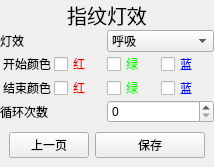
          <widget class="QWidget" name="page_finger_rgb">
           <layout class="QVBoxLayout" name="verticalLayout_20">
            <property name="spacing">
             <number>0</number>
            </property>
            <property name="leftMargin">
             <number>0</number>
            </property>
            <property name="topMargin">
             <number>0</number>
            </property>
            <property name="rightMargin">
             <number>0</number>
            </property>
            <property name="bottomMargin">
             <number>0</number>
            </property>
            <item>
             <widget class="QLabel" name="label_9">
              <property name="font">
               <font>
                <pointsize>15</pointsize>
               </font>
              </property>
              <property name="text">
               <string>指纹灯效</string>
              </property>
              <property name="alignment">
               <set>Qt::AlignCenter</set>
              </property>
             </widget>
            </item>
            <item>
             <widget class="QWidget" name="widget_25" native="true">
              <layout class="QHBoxLayout" name="horizontalLayout_32">
               <property name="spacing">
                <number>0</number>
               </property>
               <property name="leftMargin">
                <number>0</number>
               </property>
               <property name="topMargin">
                <number>0</number>
               </property>
               <property name="rightMargin">
                <number>0</number>
               </property>
               <property name="bottomMargin">
                <number>0</number>
               </property>
               <item>
                <widget class="QLabel" name="label_12">
                 <property name="text">
                  <string>灯效</string>
                 </property>
                </widget>
               </item>
               <item>
                <widget class="QComboBox" name="comboBox_finger_func">
                 <item>
                  <property name="text">
                   <string>呼吸</string>
                  </property>
                 </item>
                 <item>
                  <property name="text">
                   <string>闪烁</string>
                  </property>
                 </item>
                 <item>
                  <property name="text">
                   <string>常开</string>
                  </property>
                 </item>
                 <item>
                  <property name="text">
                   <string>常闭</string>
                  </property>
                 </item>
                 <item>
                  <property name="text">
                   <string>渐开</string>
                  </property>
                 </item>
                 <item>
                  <property name="text">
                   <string>渐闭</string>
                  </property>
                 </item>
                </widget>
               </item>
              </layout>
             </widget>
            </item>
            <item>
             <widget class="QWidget" name="widget_21" native="true">
              <layout class="QHBoxLayout" name="horizontalLayout_28">
               <property name="spacing">
                <number>0</number>
               </property>
               <property name="leftMargin">
                <number>0</number>
               </property>
               <property name="topMargin">
                <number>0</number>
               </property>
               <property name="rightMargin">
                <number>0</number>
               </property>
               <property name="bottomMargin">
                <number>0</number>
               </property>
               <item>
                <widget class="QLabel" name="label_10">
                 <property name="font">
                  <font>
                   <weight>50</weight>
                   <bold>false</bold>
                  </font>
                 </property>
                 <property name="text">
                  <string>开始颜色</string>
                 </property>
                 <property name="alignment">
                  <set>Qt::AlignCenter</set>
                 </property>
                </widget>
               </item>
               <item>
                <widget class="QCheckBox" name="checkBox_start_R">
                 <property name="styleSheet">
                  <string notr="true">color: rgb(255, 0, 0);</string>
                 </property>
                 <property name="text">
                  <string>红</string>
                 </property>
                </widget>
               </item>
               <item>
                <widget class="QCheckBox" name="checkBox_start_G">
                 <property name="styleSheet">
                  <string notr="true">color: rgb(0, 255, 0);</string>
                 </property>
                 <property name="text">
                  <string>绿</string>
                 </property>
                </widget>
               </item>
               <item>
                <widget class="QCheckBox" name="checkBox_start_B">
                 <property name="styleSheet">
                  <string notr="true">color: rgb(0, 0, 255);</string>
                 </property>
                 <property name="text">
                  <string>蓝</string>
                 </property>
                </widget>
               </item>
              </layout>
             </widget>
            </item>
            <item>
             <widget class="QWidget" name="widget_22" native="true">
              <layout class="QHBoxLayout" name="horizontalLayout_29">
               <property name="spacing">
                <number>0</number>
               </property>
               <property name="leftMargin">
                <number>0</number>
               </property>
               <property name="topMargin">
                <number>0</number>
               </property>
               <property name="rightMargin">
                <number>0</number>
               </property>
               <property name="bottomMargin">
                <number>0</number>
               </property>
               <item>
                <widget class="QLabel" name="label_11">
                 <property name="font">
                  <font>
                   <weight>50</weight>
                   <bold>false</bold>
                  </font>
                 </property>
                 <property name="text">
                  <string>结束颜色</string>
                 </property>
                 <property name="alignment">
                  <set>Qt::AlignCenter</set>
                 </property>
                </widget>
               </item>
               <item>
                <widget class="QCheckBox" name="checkBox_stop_R">
                 <property name="styleSheet">
                  <string notr="true">color: rgb(255, 0, 0);</string>
                 </property>
                 <property name="text">
                  <string>红</string>
                 </property>
                </widget>
               </item>
               <item>
                <widget class="QCheckBox" name="checkBox_stop_G">
                 <property name="styleSheet">
                  <string notr="true">color: rgb(0, 255, 0);</string>
                 </property>
                 <property name="text">
                  <string>绿</string>
                 </property>
                </widget>
               </item>
               <item>
                <widget class="QCheckBox" name="checkBox_stop_B">
                 <property name="styleSheet">
                  <string notr="true">color: rgb(0, 0, 255);</string>
                 </property>
                 <property name="text">
                  <string>蓝</string>
                 </property>
                </widget>
               </item>
              </layout>
             </widget>
            </item>
            <item>
             <widget class="QWidget" name="widget_26" native="true">
              <layout class="QHBoxLayout" name="horizontalLayout_33">
               <property name="spacing">
                <number>0</number>
               </property>
               <property name="leftMargin">
                <number>0</number>
               </property>
               <property name="topMargin">
                <number>0</number>
               </property>
               <property name="rightMargin">
                <number>0</number>
               </property>
               <property name="bottomMargin">
                <number>0</number>
               </property>
               <item>
                <widget class="QLabel" name="label_13">
                 <property name="text">
                  <string>循环次数</string>
                 </property>
                </widget>
               </item>
               <item>
                <widget class="QSpinBox" name="spinBox_rgb_cycle">
                 <property name="maximum">
                  <number>255</number>
                 </property>
                </widget>
               </item>
              </layout>
             </widget>
            </item>
            <item>
             <widget class="QWidget" name="widget_24" native="true">
              <layout class="QHBoxLayout" name="horizontalLayout_31">
               <item>
                <widget class="QPushButton" name="pushButton_RGB_last_page">
                 <property name="minimumSize">
                  <size>
                   <width>10</width>
                   <height>0</height>
                  </size>
                 </property>
                 <property name="text">
                  <string>上一页</string>
                 </property>
                </widget>
               </item>
               <item>
                <widget class="QPushButton" name="pushButton_save_finger_rgb">
                 <property name="minimumSize">
                  <size>
                   <width>110</width>
                   <height>0</height>
                  </size>
                 </property>
                 <property name="text">
                  <string>保存</string>
                 </property>
                </widget>
               </item>
              </layout>
             </widget>
            </item>
           </layout>
          </widget>
